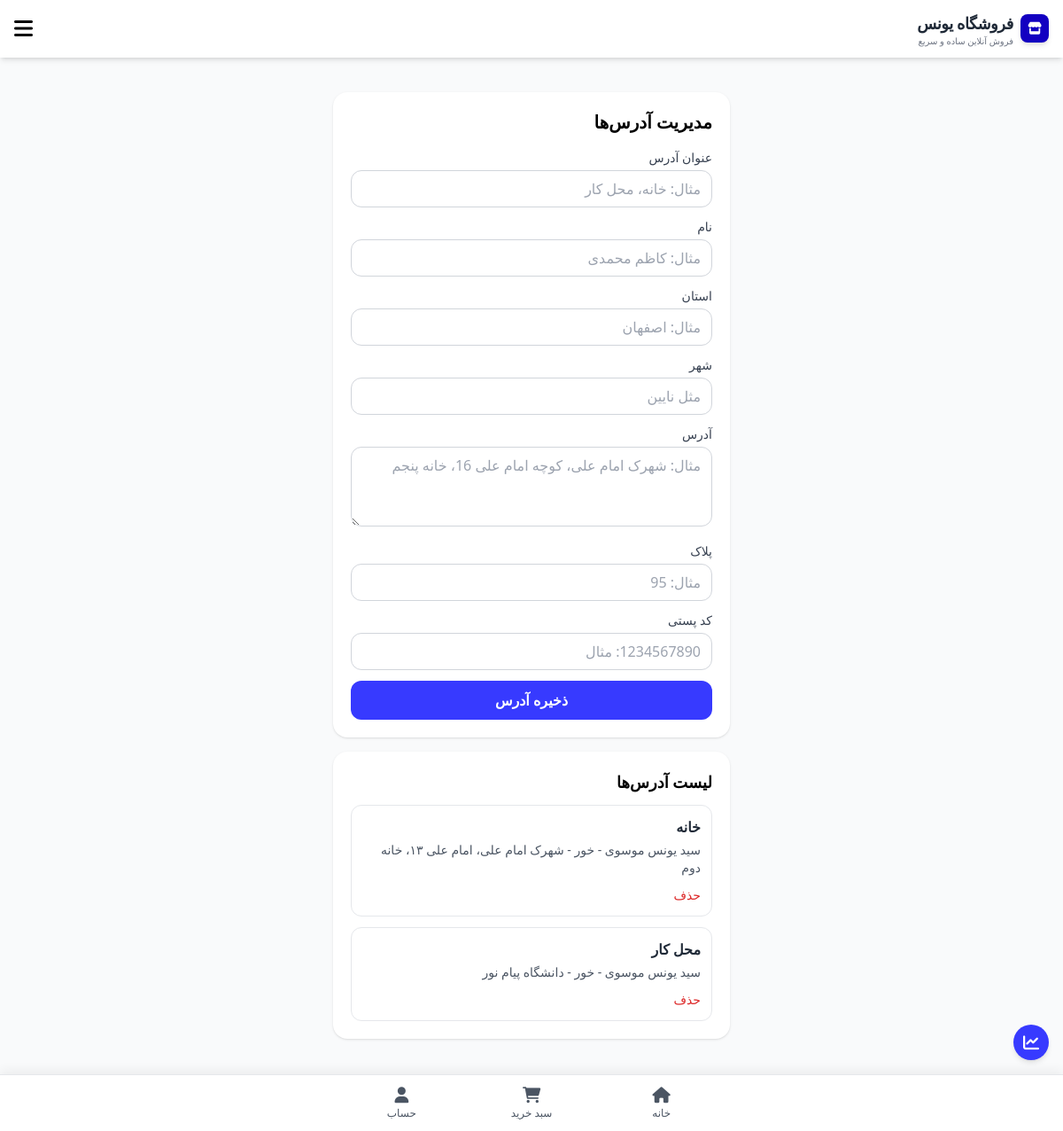
Screenshot of /address/ (signed in) with the database file from the repository.
### app_address/models.py (models this page shows)
class Address(models.Model):
    user = models.ForeignKey('app_user.User', on_delete=models.CASCADE)
    title = models.CharField(max_length=30, null=True)
    full_name = models.CharField(max_length=50)
    province = models.CharField(max_length=35)
    city = models.CharField(max_length=35)
    minimal_address = models.TextField()
    building_no = models.PositiveBigIntegerField(
        validators=[
            MinValueValidator(1),
            MaxValueValidator(999)
        ]
    )
    postal_code = models.PositiveBigIntegerField(
        validators=[
            RegexValidator(
                regex=r'^\d{10}$',
                message="کد پستی باید 10 رقمی باشد"
            )
        ]
    )
    hidden = models.BooleanField(default=False)

### app_address/views.py (the view, shortened to what this page needs)
# urls.py: path('', views.addresses_view, name='address')
@login_required
def addresses_view(request):
    addresses = Address.objects.filter(user=request.user, hidden="False")
    return render(request, "addresses.html", {"addresses": addresses})

### app_home/context_processors.py (called while the page is built)
def shop_info(request):
    return {
        "SHOP_NAME": getattr(settings, "SHOP_NAME", "SHOP_NAME"),
        "categories": Category.objects.filter(product__is_active=True).distinct().only("id", "name"),
        "search_query": request.GET.get("q", ""),
        "APP_VERSION": getattr(settings, "APP_VERSION", "normal"),
        "PREMIUM_FEATURES": getattr(settings, "PREMIUM_FEATURES", False),
        "SUPER_FEATURES": getattr(settings, "SUPER_FEATURES", False),
        "SHOP_PHONE": getattr(settings, "SHOP_PHONE", ""),
        "SHOP_EMAIL": getattr(settings, "SHOP_EMAIL", ""),
        "SHOP_ADDRESS": getattr(settings, "SHOP_ADDRESS", ""),
        "SHOP_WORKING_HOURS": getattr(settings, "SHOP_WORKING_HOURS", ""),
    }

### app_address/templates/addresses.html (shortened to what this page needs)
{% extends "base.html" %}
{% block content %}
<div class="max-w-md mx-auto py-6 space-y-4">
  <section class="bg-white p-5 rounded-2xl shadow">
    <h1 class="text-xl font-bold mb-4">مدیریت آدرس‌ها</h1>
    <form method="post" class="space-y-3">
      <div>
        <label class="block text-sm font-medium text-gray-700 mb-1">عنوان آدرس</label>
        <input type="text" name="title" class="w-full rounded-xl border border-gray-300 px-3 py-2 focus:outline-none" placeholder="مثال: خانه، محل کار">
      </div>
      <div>
        <label class="block text-sm font-medium text-gray-700 mb-1">نام</label>
        <input type="text" name="full_name" class="w-full rounded-xl border border-gray-300 px-3 py-2 focus:outline-none" placeholder="مثال: کاظم محمدی">
      </div>
      <div>
        <label class="block text-sm font-medium text-gray-700 mb-1">استان</label>
        <input type="text" name="province" class="w-full rounded-xl border border-gray-300 px-3 py-2 focus:outline-none" placeholder="مثال: اصفهان">
      </div>
      <div>
        <label class="block text-sm font-medium text-gray-700 mb-1">شهر</label>
        <input type="text" name="city" class="w-full rounded-xl border border-gray-300 px-3 py-2 focus:outline-none" placeholder="مثل نایین">
      </div>
      <div>
        <label class="block text-sm font-medium text-gray-700 mb-1">آدرس</label>
        <textarea name="minimal_address" rows="3" class="w-full rounded-xl border border-gray-300 px-3 py-2 focus:outline-none" placeholder="مثال: شهرک امام علی، کوچه امام علی 16، خانه پنجم"></textarea>
      </div>
      <div>
        <label class="block text-sm font-medium text-gray-700 mb-1">پلاک</label>
        <input type="text" name="building_no" class="w-full rounded-xl border border-gray-300 px-3 py-2 focus:outline-none" placeholder="مثال: 95">
      </div>
      <div>
        <label class="block text-sm font-medium text-gray-700 mb-1">کد پستی</label>
        <input type="text" name="postal_code" class="w-full rounded-xl border border-gray-300 px-3 py-2 focus:outline-none" placeholder="1234567890: مثال">
      </div>
      <button type="submit" class="w-full py-2.5 rounded-xl bg-color-light hover:bg-color-dark text-white font-semibold transition">
        ذخیره آدرس
      </button>
    </form>
  </section>
  <section class="bg-white p-5 rounded-2xl shadow">
    <h2 class="text-lg font-bold mb-3">لیست آدرس‌ها</h2>
    {% if addresses %}
      <div class="space-y-3">
        {% for item in addresses %}
          <div class="border rounded-xl p-3">
            <p class="font-semibold text-gray-800">{{ item.title }}</p>
            <p class="text-sm text-gray-600 mt-1">{{ item.full_name }} - {{ item.city }} - {{ item.minimal_address }}</p>
            <form method="post" class="mt-2">
              <button type="submit" class="text-sm text-red-600 hover:text-red-700">حذف</button>
            </form>
          </div>
        {% endfor %}
      </div>
    {% else %}
      <p class="text-sm text-gray-500">هنوز آدرسی ثبت نشده است.</p>
    {% endif %}
  </section>
</div>
{% endblock %}

### templates/base.html (style rules this page uses)
:root { --primary-color: #373aff; --primary-dark: #1300c1; }
body { font-family: 'Segoe UI', Tahoma, Geneva, Verdana, sans-serif; }
.bg-color-light { background-color: var(--primary-color); }

### rows the page displays
Address: title "خانه", full_name "سید یونس موسوی", city "خور", minimal_address "شهرک امام علی، امام علی ۱۳، خانه دوم"
Address: title "محل کار", full_name "سید یونس موسوی", city "خور", minimal_address "دانشگاه پیام نور"

### other values shown
{{ SHOP_NAME }} "فروشگاه یونس"
